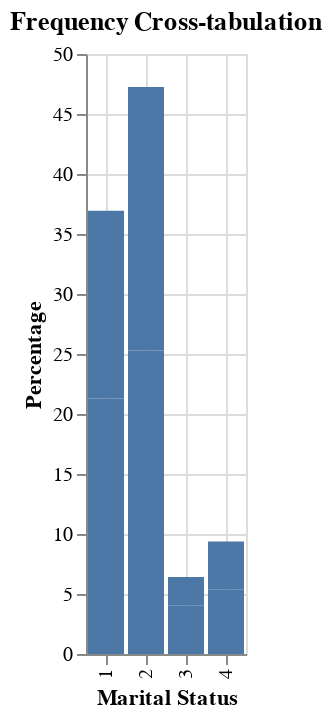

This figure's notebook cell:
### Code cell
%chart x=marital_status, y=xpct, title=Frequency Cross-tabulation, height=300, width=300, labelx=Marital Status, labely=Percentage,

### Figure 1 — Vega-Lite specification as saved in the notebook (floating-point values rounded to 4 significant figures)
{"$schema": "https://vega.github.io/schema/vega-lite/v3.json", "data": {"format": {"type": "csv"}, "values": "\"gender\",\"marital_status\",\"xcnt\",\"xpct\"\n\"F \",\"2 \",\"189\",\"25.301204819277107\"\n\"M \",\"2 \",\"164\",\"21.954484605087014\"\n\"F \",\"1 \",\"159\",\"21.285140562248998\"\n\"M \",\"1 \",\"117\",\"15.662650602409638\"\n\"F \",\"4 \",\"40\",\"5.35475234270415\"\n\"F \",\"3 \",\"30\",\"4.016064257028113\"\n\"M \",\"4 \",\"30\",\"4.016064257028113\"\n\"M \",\"3 \",\"18\",\"2.4096385542168677\"\n"}, "encoding": {"x": {"axis": {"grid": true, "title": "Marital Status"}, "field": "marital_status", "type": "nominal"}, "y": {"axis": {"grid": true, "title": "Percentage"}, "field": "xpct", "type": "quantitative"}}, "height": "300", "mark": {"color": "#4C78A8", "type": "bar"}, "title": "Frequency Cross-tabulation", "width": "300"}
